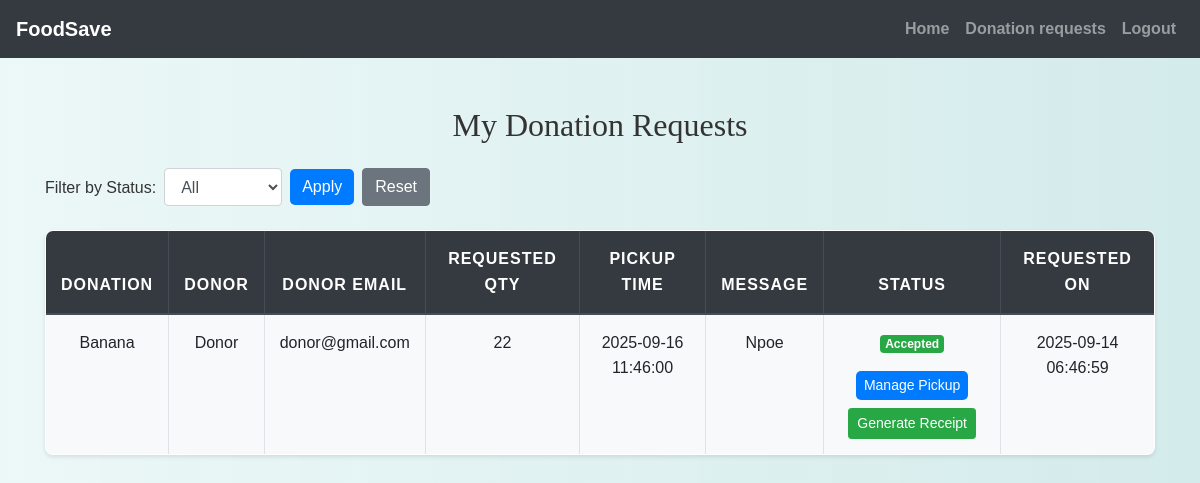
Page /ngo/ngo_requests.php (signed in) on the committed database.
### tables this page shows
CREATE TABLE `donation_requests` (
  `request_id` int(11) NOT NULL,
  `ngo_id` int(11) NOT NULL,
  `food_id` int(11) NOT NULL,
  `requested_quantity` int(11) NOT NULL CHECK (`requested_quantity` > 0),
  `request_date` timestamp NOT NULL DEFAULT current_timestamp(),
  `proposed_pickup_time` datetime NOT NULL,
  `status` enum('pending','accepted','rejected','cancelled') DEFAULT 'pending',
  `message` text DEFAULT NULL
);

CREATE TABLE `food_donations` (
  `donation_id` int(11) NOT NULL,
  `donor_id` int(11) NOT NULL,
  `title` varchar(200) NOT NULL,
  `description` text DEFAULT NULL,
  `category` enum('fruits','vegetables','meals','bakery','dairy','other') NOT NULL,
  `quantity` varchar(100) DEFAULT NULL,
  `expiration_date` date NOT NULL,
  `status` enum('available','requested','accepted','collected','expired') DEFAULT 'available',
  `created_at` timestamp NOT NULL DEFAULT current_timestamp(),
  `updated_at` timestamp NOT NULL DEFAULT current_timestamp() ON UPDATE current_timestamp(),
  `latitude` varchar(50) NOT NULL,
  `longitude` varchar(50) NOT NULL
);

CREATE TABLE `users` (
  `id` int(11) NOT NULL,
  `name` varchar(150) NOT NULL,
  `email` varchar(150) NOT NULL,
  `password_hash` varchar(255) NOT NULL,
  `phone` varchar(20) DEFAULT NULL,
  `user_type` enum('donor','ngo') NOT NULL,
  `address` text DEFAULT NULL,
  `city` varchar(100) DEFAULT NULL,
  `status` enum('active','inactive','pending') DEFAULT 'pending',
  `created_at` timestamp NOT NULL DEFAULT current_timestamp()
);

### ngo/ngo_requests.php (the view, shortened to what this page needs)
<?php
include('../config.php');
$ngo_id = $_SESSION["id"];
$where_clause = "";
$params = [$ngo_id];
$types = "i";
$sql = "
    SELECT dr.*, fd.title AS donation_title, u.name AS donor_name, u.email AS donor_email
    FROM donation_requests dr
    JOIN food_donations fd ON dr.food_id = fd.donation_id
    JOIN users u ON fd.donor_id = u.id
    WHERE dr.ngo_id = ? $where_clause
    ORDER BY dr.request_date DESC
";
$stmt = $conn->prepare($sql);
$stmt->bind_param($types, ...$params);
$stmt->execute();
$requests = $stmt->get_result();
?>
<!DOCTYPE html>
<html lang="en">
<head>
    <link rel="stylesheet" href="https://maxcdn.bootstrapcdn.com/bootstrap/4.5.2/css/bootstrap.min.css">
    <link rel="stylesheet" href="../css/style.css" />
</head>
<body>
<?php include('navbar.php'); ?>
<div class="container mt-5">
    <h2 class="mb-4">My Donation Requests</h2>
    <form method="get" class="form-inline mb-4">
        <label for="status" class="mr-2">Filter by Status:</label>
        <select name="status" id="status" class="form-control mr-2">
            <option value="">All</option>
        </select>
        <button type="submit" class="btn btn-primary">Apply</button>
        <a href="ngo_requests.php" class="btn btn-secondary ml-2">Reset</a>
    </form>
    <?php if ($requests->num_rows > 0): ?>
        <table class="table table-bordered table-striped">
            <thead class="thead-dark">
                <tr>
                    <th>Donation</th>
                    <th>Donor</th>
                    <th>Donor Email</th>
                    <th>Requested Qty</th>
                    <th>Pickup Time</th>
                    <th>Message</th>
                    <th>Status</th>
                    <th>Requested On</th>
                </tr>
            </thead>
            <tbody>
            <?php while ($row = $requests->fetch_assoc()): ?>
                <tr>
                    <td><?= htmlspecialchars($row['donation_title']); ?></td>
                    <td><?= htmlspecialchars($row['donor_name']); ?></td>
                    <td><?= htmlspecialchars($row['donor_email']); ?></td>
                    <td><?= $row['requested_quantity']; ?></td>
                    <td><?= $row['proposed_pickup_time']; ?></td>
                    <td><?= nl2br(htmlspecialchars($row['message'])); ?></td>
                    <td>
                        <?php
                        $badgeClass = "badge-secondary";
                        if ($row['status'] === 'pending') $badgeClass = "badge-warning";
                        elseif ($row['status'] === 'accepted') $badgeClass = "badge-success";
                        elseif ($row['status'] === 'rejected') $badgeClass = "badge-danger";
                        elseif ($row['status'] === 'cancelled') $badgeClass = "badge-dark";
                        ?>
                        <span class="badge <?= $badgeClass ?>"><?= ucfirst($row['status']); ?></span>
                        <?php if ($row['status'] === 'accepted'): ?>
                            <div class="mt-2">
                                <a href="manage_pickup.php?request_id=<?= $row['request_id'] ?>" class="m-2 btn btn-sm btn-primary">Manage Pickup</a>
                                <a href="generate_receipt.php?request_id=<?= $row['request_id'] ?>" class="btn btn-sm btn-success">Generate Receipt</a>
                            </div>
                        <?php endif; ?>
                    </td>
                    <td><?= $row['request_date']; ?></td>
                </tr>
            <?php endwhile; ?>
            </tbody>
        </table>
    <?php else: ?>
        <div class="alert alert-info">No donation requests found.</div>
    <?php endif; ?>
</div>
</body>
</html>

### css/style.css (style rules this page uses)
body { background: linear-gradient(90deg, rgba(233, 246, 246, 0.831), rgba(207, 233, 233, 0.9)); font-family: 'Arial', sans-serif; color: #333; line-height: 1.6; }
h1, h2, h3, h4 { text-align: center; margin-top: 30px; margin-bottom: 30px; font-family: 'Georgia', serif; }
.container { margin-bottom: 40px; }
.table { width: 100%; border-collapse: collapse; margin-top: 20px; font-size: 16px; background-color: #ffffff; border-radius: 8px; overflow: hidden; box-shadow: 0 2px 4px rgba(0, 0, 0, 0.1); }
.table th, .table td { padding: 15px; border: 1px solid #dee2e6; text-align: center; }
.table thead th { background-color: #004d4d; color: white; font-weight: bold; text-transform: uppercase; letter-spacing: 1px; }
.table tbody tr:nth-child(odd) { background-color: #f8f9fa; }
.btn-primary { color: #fff; border: none; border-radius: 5px; cursor: pointer; transition: background-color 0.3s ease; }
a { color: #006666; text-decoration: none; font-weight: bold; }

### rows in the picture
donation_requests: food.title "Banana", users.name "Donor", users.email "donor@gmail.com", requested_quantity "22", proposed_pickup_time "2025-09-16 11:46:00", message "Npoe", status "Accepted", request_date "2025-09-14 06:46:59"
